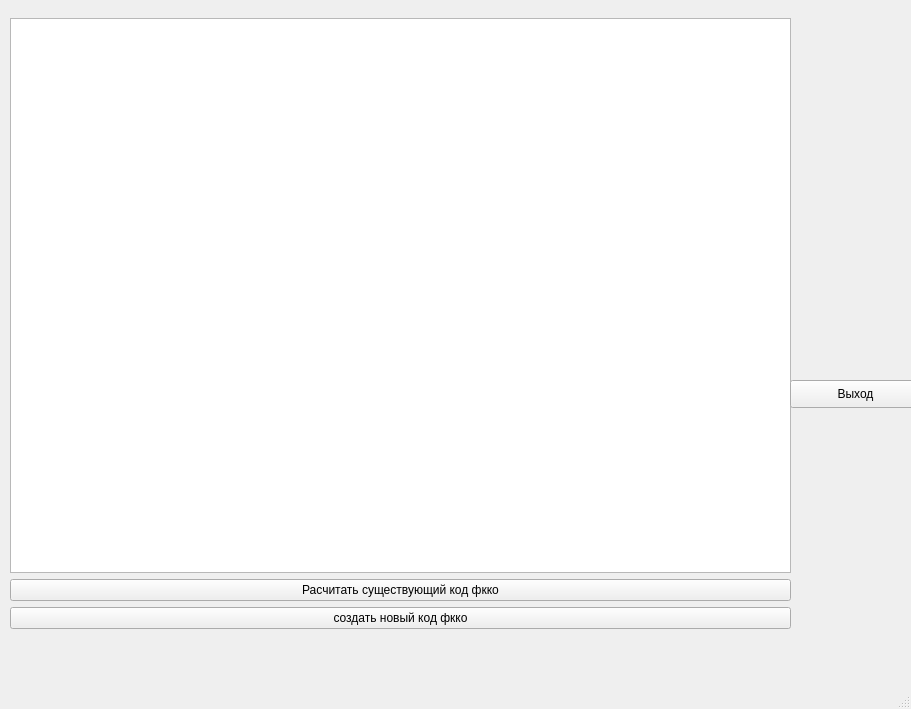
<?xml version="1.0" encoding="UTF-8"?>
<ui version="4.0">
 <class>MainWindow</class>
 <widget class="QMainWindow" name="MainWindow">
  <property name="geometry">
   <rect>
    <x>0</x>
    <y>0</y>
    <width>911</width>
    <height>709</height>
   </rect>
  </property>
  <property name="windowTitle">
   <string>MainWindow</string>
  </property>
  <widget class="QWidget" name="centralwidget">
   <widget class="QWidget" name="verticalLayoutWidget">
    <property name="geometry">
     <rect>
      <x>10</x>
      <y>18</y>
      <width>781</width>
      <height>611</height>
     </rect>
    </property>
    <layout class="QVBoxLayout" name="verticalLayout">
     <item>
      <widget class="QTableWidget" name="tableWidget"/>
     </item>
     <item>
      <widget class="QPushButton" name="pushButton_2">
       <property name="layoutDirection">
        <enum>Qt::LeftToRight</enum>
       </property>
       <property name="text">
        <string>Расчитать существующий код фкко</string>
       </property>
       <property name="autoRepeat">
        <bool>false</bool>
       </property>
      </widget>
     </item>
     <item>
      <widget class="QPushButton" name="create_button">
       <property name="text">
        <string>создать новый код фкко</string>
       </property>
      </widget>
     </item>
    </layout>
   </widget>
   <widget class="QPushButton" name="exit_but">
    <property name="geometry">
     <rect>
      <x>790</x>
      <y>380</y>
      <width>131</width>
      <height>28</height>
     </rect>
    </property>
    <property name="text">
     <string>Выход</string>
    </property>
   </widget>
  </widget>
  <widget class="QMenuBar" name="menubar">
   <property name="geometry">
    <rect>
     <x>0</x>
     <y>0</y>
     <width>911</width>
     <height>26</height>
    </rect>
   </property>
  </widget>
  <widget class="QStatusBar" name="statusbar"/>
 </widget>
 <resources/>
 <connections/>
</ui>
